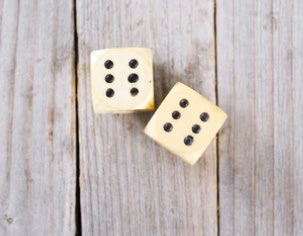
#> input picture Assignment2/WhiteDice.png, 303 x 236 px
$ python 3.py
#> lines starting #> are read from the running program, lines starting #| are printed output that depends on the picture; after the words box and inside, x2 and y2 are one past the last pixel; in counts of white or black regions, pixels touching at a corner belong together
import math
import cv2 as cv

img = cv.imread('WhiteDice.png')
#> img is the input picture: shape (236, 303, 3); mean B, G, R 185.2, 187.6, 196.1
# img = cv.imread('BlackDice.png')

squares = []
if img is None:
    print('no picture error')
    exit()

gray_img = cv.cvtColor(img, cv.COLOR_BGR2GRAY)
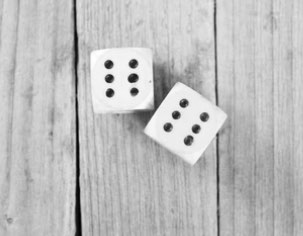
#> gray_img: shape (236, 303); min 0, max 255, mean 189.9

gray_img = cv.equalizeHist(gray_img)
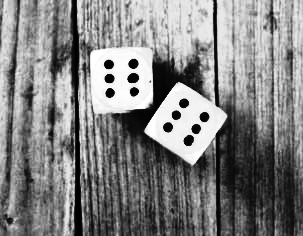
#> gray_img: shape (236, 303); min 0, max 255, mean 129.2
thresh = cv.threshold(gray_img,220,255, cv.THRESH_BINARY)[1]
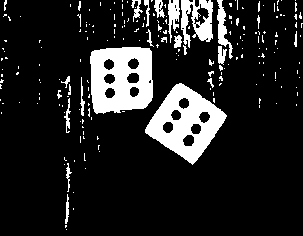
#> thresh: shape (236, 303); 13.9% white; 210 white regions (185 under 20 px), largest, box (x1, y1, x2, y2) and area: (90, 47, 153, 114) 3277, (145, 83, 227, 165) 3237, (181, 0, 213, 48) 869
kernel = cv.getStructuringElement(cv.MORPH_RECT, (2,2))
close = cv.erode(thresh,kernel)
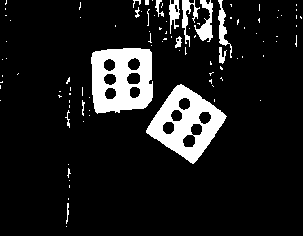
#> close: shape (236, 303); 10.8% white; 97 white regions (81 under 20 px)
cv.imshow('a',close)

contours, _ = cv.findContours(close, cv.RETR_EXTERNAL, cv.CHAIN_APPROX_NONE)
#> contours = 97 contours, 88 with area under 20; largest, box (x1, y1, x2, y2) and area: (91, 48, 153, 114) 3522, (146, 84, 227, 164) 3496, (194, 0, 213, 42) 286, (218, 0, 232, 58) 198, (182, 0, 200, 47) 190
for cont in contours:
    if cv.contourArea(cont) < 50:
        continue
    count = 0
    approx = cv.approxPolyDP(cont, cv.arcLength(cont, True) * 0.02, True)
    vtc = len(approx)

    if 4==vtc :
        (x, y, w, h) = cv.boundingRect(cont)
        cv.rectangle(img, (x, y), (x + w, y + h), (255, 0, 0), 2)
        img2 = img[y:y + h, x:x + w]
        cont, ___ = cv.findContours(close[y:y + h, x:x + w], cv.RETR_LIST, cv.CHAIN_APPROX_NONE)
        for cont in cont:
            if cv.contourArea(cont) < 50:
                continue
            approx = cv.approxPolyDP(cont, cv.arcLength(cont, True) * 0.02, True)
            (x, y, w, h) = cv.boundingRect(cont)
            length = cv.arcLength(cont, True)
            area = cv.contourArea(cont)
            ratio = 0
            if length != 0:
                ratio = 4. * math.pi * area / (length * length)
            if ratio > 0.85:
                cv.rectangle(img2, (x, y), (x + w, y + h), (255, 255, 0), 2)
                count+=1
        if count != 0:
            squares.append(count)
#> this loop made 97 passes
#> vtc on passes 26, 42: 4, 4
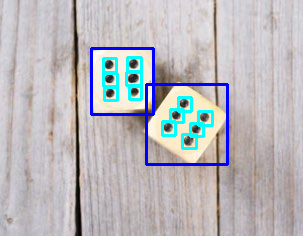
#> img: shape (236, 303, 3); 4.75% of pixels changed, all inside (x1, y1, x2, y2) = (90, 47, 229, 166)
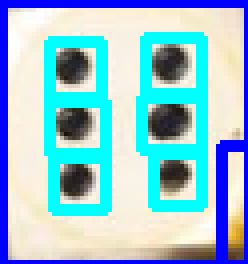
#> img2: shape (66, 62, 3) (shown 4 times larger); mean B, G, R 211, 194.1, 149.3
#> after the loop, squares = [6, 6]

squares.sort()
print(squares)
#| [6, 6]

cv.imshow('img',img)
cv.waitKey()
cv.destroyAllWindows()
